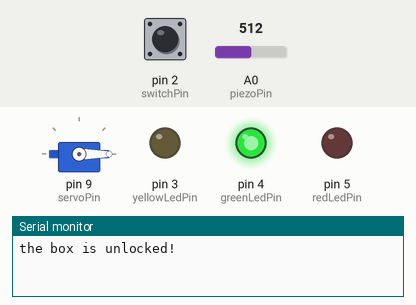
A program run on a simulated Arduino Uno, built with avr-gcc and run on an emulated ATmega328P. Shown: servo, output pins drawn as LEDs (lit = HIGH), the last lines printed to the serial monitor. The test bench sets the inputs (shaded band); at power-on: pin 2 (switchPin) LOW, A0 (piezoPin) = 512.

Above: at 1.2 s.
1.3 s: pin 2 (switchPin) pulled HIGH for 0.15 s
At 2.3 s:
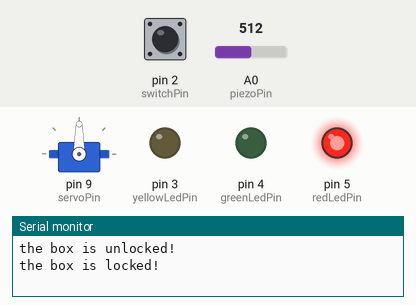
Timing chart, 0 to 4.3 s (numbered marks = the images above; inputs shaded):
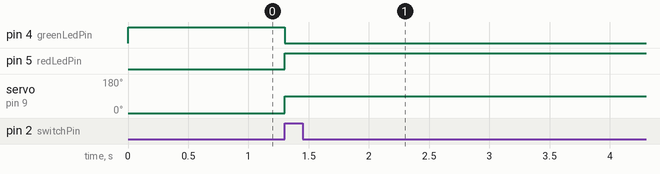

The program:

main.cpp
```cpp
#include <Arduino.h>
#include <Servo.h>

// define the servo object
Servo myServo;

// define pins
const int piezoPin = A0;
const int switchPin = 2;
const int yellowLedPin = 3;
const int greenLedPin = 4;
const int redLedPin = 5;
const int servoPin = 9;

// constants
const int quietKnock = 10;
const int loudKnock = 100;

// define variables
int knockVal;
int switchVal;
boolean locked = false;
int numberOfKnocks = 0;

boolean checkForKnock(int value);

void setup()
{
  // attach the servo
  myServo.attach(servoPin);

  // configure the pins
  pinMode(switchPin, INPUT);
  pinMode(yellowLedPin, OUTPUT);
  pinMode(greenLedPin, OUTPUT);
  pinMode(redLedPin, OUTPUT);

  // initialize serial communication
  Serial.begin(9600);

  // move the servo to the unlocked position
  digitalWrite(greenLedPin, HIGH);
  myServo.write(0);
  Serial.println("the box is unlocked!");
}

void loop()
{
  if (locked == false)
  {
    switchVal = digitalRead(switchPin);
    if (switchVal == HIGH)
    {
      locked = true;
      digitalWrite(greenLedPin, LOW);
      digitalWrite(redLedPin, HIGH);
      myServo.write(90);
      Serial.println("the box is locked!");
      delay(1000);
    }
  }

  if (locked == true)
  {
    knockVal = analogRead(piezoPin);
    if (numberOfKnocks < 3 && knockVal > 0)
    {
      if (checkForKnock(knockVal) == true)
      {
        numberOfKnocks++;
      }
      Serial.print(3-numberOfKnocks);
      Serial.println(" more knocks to go");
    }

    if (numberOfKnocks >= 3)
    {
      locked = false;
      myServo.write(0);
      delay(20);
      digitalWrite(greenLedPin, HIGH);
      digitalWrite(redLedPin, LOW);

      Serial.println("the box is unlocked");
      numberOfKnocks = 0;
    }
  }
}

boolean checkForKnock(int value)
{
  if (value > quietKnock && value < loudKnock)
  {
    digitalWrite(yellowLedPin, HIGH);
    delay(50);
    digitalWrite(yellowLedPin, LOW);

    Serial.println("Valid knock of value " + String(value));

    return true;
  }
  else
  {
    Serial.println("Bad knock value " + String(value));

    return false;
  }
}
```

Measured:
- after the input at 1.3 s, pin 4 (greenLedPin): HIGH → LOW at once; pin 5 (redLedPin): LOW → HIGH at once; servo on pin 9 (servoPin): 0° → 90° at once
